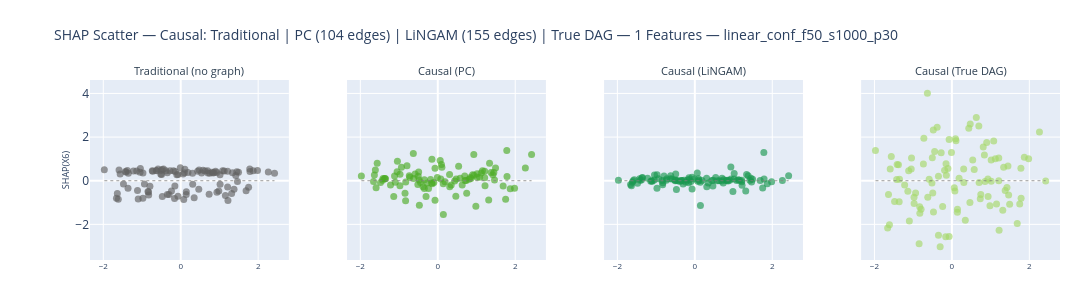

Notebook code cell kept with this figure:
### Code cell
fig_scatter_pc_vs_lingam = plot_shap_scatter_pc_vs_lingam(
    shap_data, feature_names, scratch_rank, top_features, x_test,
    pc_edges, lingam_edges, DATASET, N_TOP_FEATURES,
    method= "Causal",
    features=features_names,
    save_dir=PLOTS_DIR,
)
